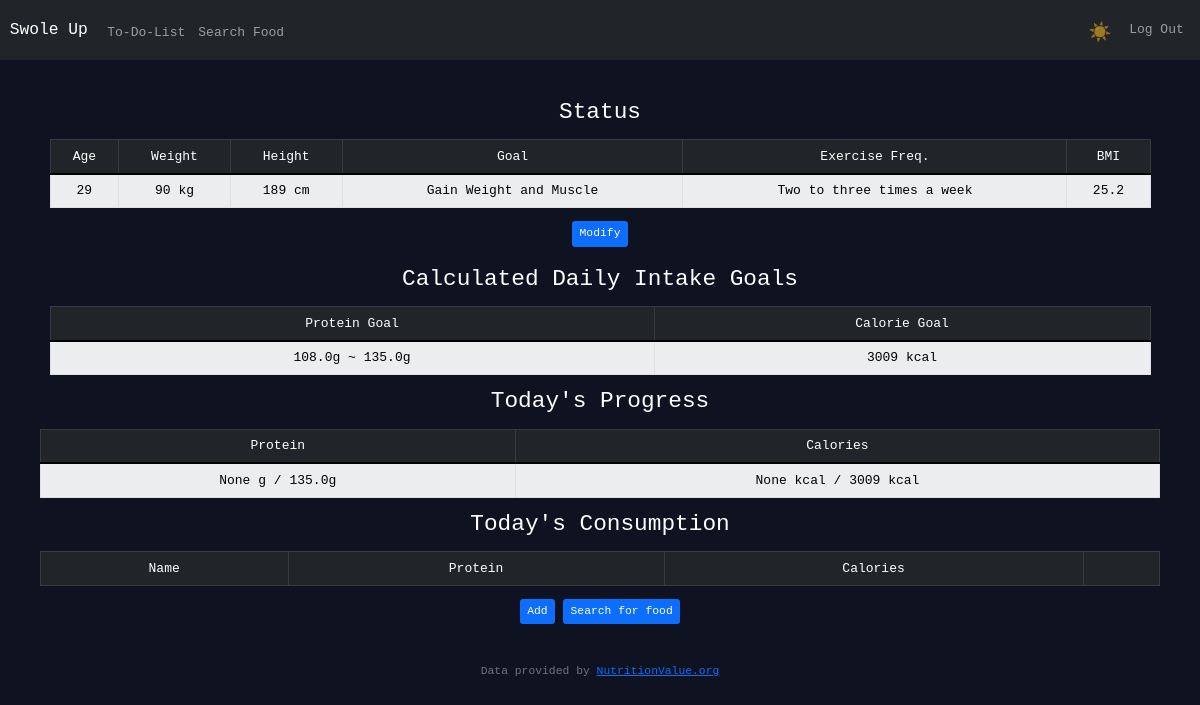
The page / (signed in) on the database as committed earlier.
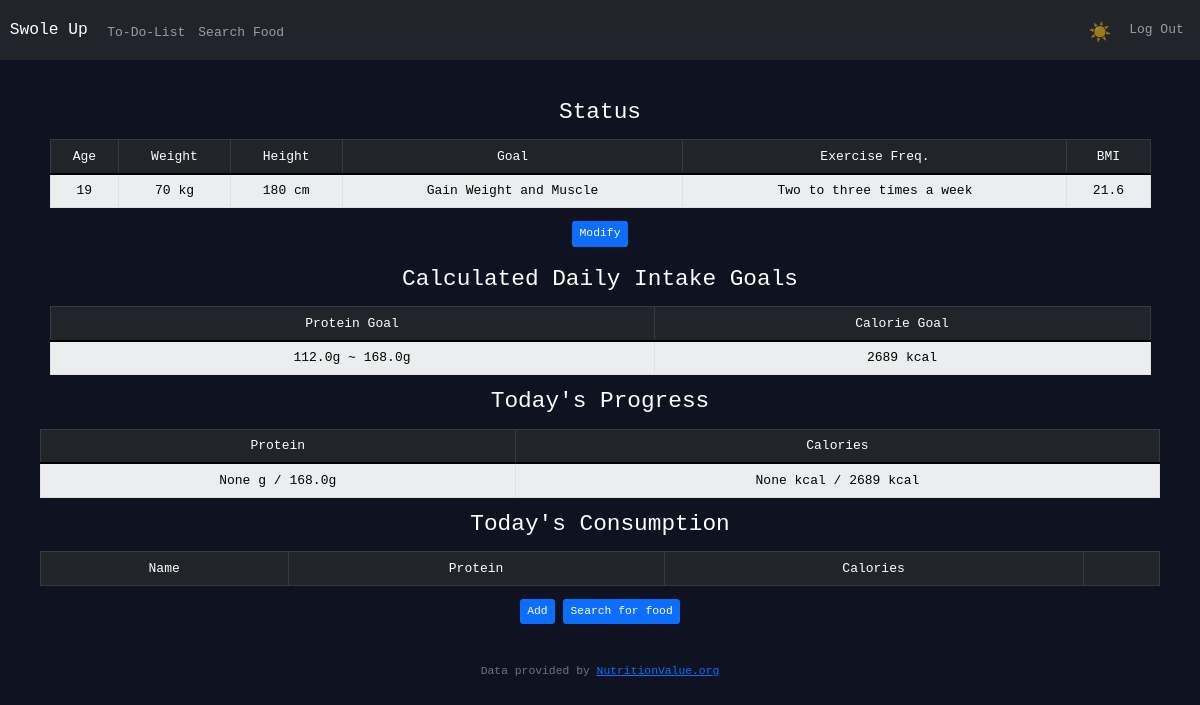
The same page on the database as committed later.
### tables this page shows
CREATE TABLE build (
id INTEGER PRIMARY KEY AUTOINCREMENT NOT NULL,
user_id INT,
height NUMERIC NOT NULL,
weight NUMERIC NOT NULL,
freq NUMERIC NOT NULL,
goal NUMERIC NOT NULL, age NUMERIC NOT NULL DEFAULT(0), sex INT,
FOREIGN KEY (user_id) REFERENCES users(id)
);

### app.py (the view, shortened to what this page needs)
@app.route("/", methods=["GET", "POST"])
@login_required
def index():
    if request.method == "GET":
        bmi_res = bmi(session["user_id"])
        bmr_res = bmr(session["user_id"])
        body_type = define_user(session["user_id"], bmi_res)
        intake = calculate(session["user_id"], body_type, bmr_res)
        daily_diet = db.execute("SELECT * FROM daily_diet WHERE user_id = ? AND date = ?", session["user_id"], formatted_datetime)
        daily_progress = db.execute("SELECT SUM(protein) AS pro_sum, SUM(calories) AS cal_sum FROM daily_diet WHERE date = ? AND user_id = ?", formatted_datetime, session["user_id"])
        status = db.execute("SELECT * FROM build WHERE user_id = ?", session["user_id"])
        return render_template("index.html", protein_min=intake["pro_min"], protein_max=intake["pro_max"], calorie=round(intake["calorie"]), daily_diet=daily_diet, pro_progress=daily_progress[0]["pro_sum"], cal_progress=daily_progress[0]["cal_sum"], bmi=bmi_res, status=status)

### app.py (called while the page is built)
@app.after_request
def after_request(response):
    response.headers["Cache-Control"] = "no-cache, no-store, must-revalidate"
    response.headers["Expires"] = 0
    response.headers["Pragma"] = "no-cache"
    return response

### helpers.py (called while the page is built)
def login_required(f):
    @wraps(f)
    def decorated_function(*args, **kwargs):
        if session.get("user_id") is None:
            return redirect("/login")
        return f(*args, **kwargs)
    return decorated_function

def define_user(user_id, bmi):
    data = db.execute("SELECT * FROM build WHERE user_id = ?", user_id)
    body_type = {}
    if bmi <= 18.5:
        body_type["bmi"] = 0
    elif bmi > 18.5 and bmi <= 24.9:
        body_type["bmi"] = 1
    elif bmi >= 25 and bmi <= 29.9:
        body_type["bmi"] = 2
    else:
        body_type["bmi"] = 3
    if data[0]["freq"] == 0:
        body_type["exercise_level"] = "sedentary"
    else:
        body_type["exercise_level"] = "active"
    return body_type

def bmi(user_id):
    data = db.execute("SELECT height, weight FROM build WHERE user_id = ?", user_id)
    return float("{:.2f}".format(float(data[0]["weight"] / (float(data[0]["height"])/100) ** 2)))

### templates/index.html (shortened to what this page needs)
{% extends "layout.html" %}
{% block main %}
    <div class="container">
        <div class="container">
            <h3 class="mb-3">Status</h3>
            <table class="table mb-3 table-dark table-bordered table-striped">
                <thead>
                    <tr>
                        <td>Age</td>
                        <td>Weight</td>
                        <td>Height</td>
                        <td>Goal</td>
                        <td>Exercise Freq.</td>
                        <td>BMI</td>
                    </tr>
                </thead>
                <tbody class="table-light">
                    <tr>
                        <td>{{ status[0]["age"] }}</td>
                        <td>{{ status[0]["weight"] }} kg</td>
                        <td>{{ status[0]["height"] }} cm</td>
                        {% if status[0]["goal"]  == 0 %}
                        <td>Body Weight Maintenance</td>
                        {% elif status[0]["goal"] == 1 %}
                        <td>Gain Weight and Muscle</td>
                        {% elif status[0]["goal"] == 1 %}
                        <td>Lose Weight</td>
                        {% endif %}
                        {% if status[0]["freq"] == 0 %}
                        <td>No exercise at all!</td>
                        {% elif status[0]["freq"] == 1 %}
                        <td>Two to three times a week</td>
                        {% else %}
                        <td>Everyday</td>
                        {% endif %}
                        <td>{{ bmi }}</td>
                    </tr>
                </tbody>
            </table>
        </div>
        <div class="container mb-4">
            <button class="btn btn-sm btn-primary btn-style" data-bs-toggle="modal" data-bs-target="#modalmod">Modify</button>
        </div>
        <div class="container">
            <h3 class="mb-3">Calculated Daily Intake Goals</h3>
            <table class="table mb-3 table-dark table-bordered table-striped">
                <thead>
                    <tr>
                        <td>Protein Goal</td>
                        <td>Calorie Goal</td>
                    </tr>
                </thead>
                <tbody class="table-light">
                    <tr>
                        <td>{{ protein_min }}g ~ {{ protein_max }}g</td>
                        <td>{{ calorie }} kcal</td>
                    </tr>
                </tbody>
            </table>
        </div>
    <h3 class="mb-3">Today's Progress</h3>
    <table class="table table-dark table-bordered table-striped">
        <thead>
            <tr>
                <td>Protein</td>
                <td>Calories</td>
            </tr>
        </thead>
        <tbody class="table-light">
            <tr>
                <td>{{ pro_progress }} g / {{ protein_max }}g</td>
                <td>{{ cal_progress }} kcal / {{calorie}} kcal </td>
            </tr>
        </tbody>
    </table>
    <h3 class="mb-3">Today's Consumption</h3>
    <table class="table table-bordered table-dark table-striped align-middle">
        <thead>
            <tr>
                <td>Name</td>
                <td>Protein</td>
                <td>Calories</td>
                <td></td>
            </tr>
        </thead>
    </table>
    <div class="container">
        <button class="btn btn-sm btn-primary btn-style" data-bs-toggle="modal" data-bs-target="#modal">Add</button>
        <a href="/search" class="btn btn-sm btn-primary link-btn-style">Search for food</a>
    </div>
    </div>
{% endblock %}

Rows that differ between the two databases and show on the page:
changed build: age "29" → "19"; weight "90" → "70"; height "189" → "180"
Other text that changed with them:
{{ bmi }}: "25.2" → "21.6"
{{ protein_min }}: "108.0" → "112.0"
{{ protein_max }}: "135.0" → "168.0"
{{ calorie }}: "3009" → "2689"
